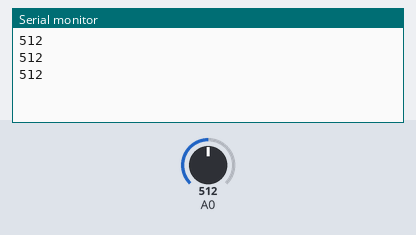
This sketch was run on a simulated Arduino Uno, built with avr-gcc and run on an emulated ATmega328P. Shown: the last lines printed to the serial monitor. The test bench sets the inputs (shaded band); at power-on: A0 = 512.

Above: at 1.3 s.
1.4 s: A0 set to 716
At 1.9 s:
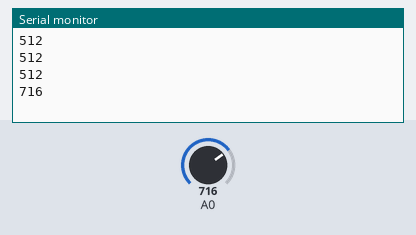
2.9 s: A0 set to 900
At 3.4 s:
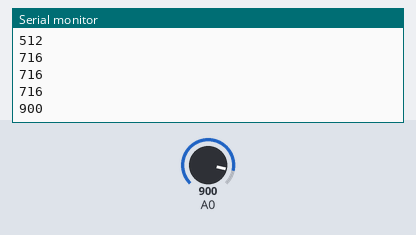
Timing chart, 0 to 5.9 s (numbered marks = the images above; inputs shaded):
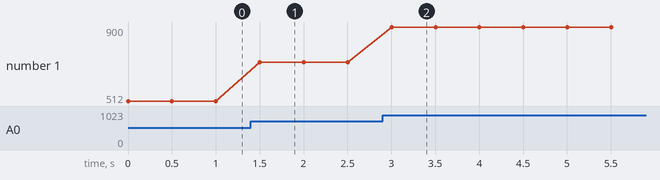

The sketch:

step5_printing-potentiometer.ino
```cpp
/*
 * Printing Potentiometer
 *
 * Circuit: potentiometer on A0
 */

// setup() will be called once at the beginning
void setup() {
  // start the Serial communication
  Serial.begin(9600);

}

// loop() will be called repeatedly after setup() is done
void loop() {
  // create a variable
  int potValue;

  // read in the value of the potentiometer and save in
  // the variable
  potValue = analogRead(A0);

  // print message to Serial Monitor
  Serial.println(potValue);

  // pause for a little bit to slow down the printing
  delay(500);
}
```

Measured:
- after the input at 1.4 s, the serial monitor: prints a new line after 0.10 s (image 1)
- after the input at 2.9 s, the serial monitor: prints a new line after 0.10 s (image 2)
- plotted number 1: 512 → 716 after the input at 1.4 s, 716 → 900 after the input at 2.9 s
